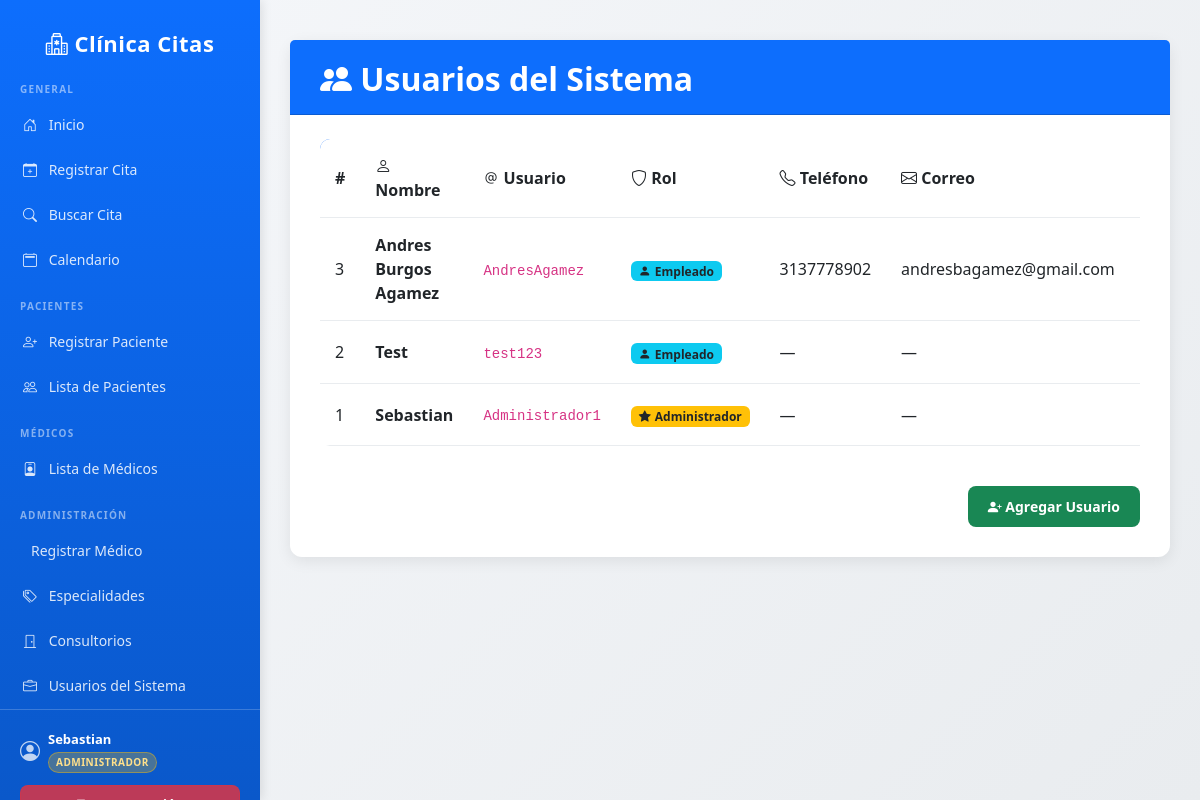
Page /admin/empleados/lista_empleados.php (signed in) on the committed database.
### tables this page shows
CREATE TABLE `empleado` (
  `id_empleado` int NOT NULL AUTO_INCREMENT,
  `nombre` varchar(50) NOT NULL,
  `cargo` varchar(50) DEFAULT NULL,
  `telefono` varchar(20) DEFAULT NULL,
  `correo` varchar(100) DEFAULT NULL,
  `id_usuario` int DEFAULT NULL,
  PRIMARY KEY (`id_empleado`),
  KEY `fk_empleado_usuario` (`id_usuario`),
  CONSTRAINT `fk_empleado_usuario` FOREIGN KEY (`id_usuario`) REFERENCES `usuario` (`id_usuario`) ON DELETE SET NULL ON UPDATE CASCADE
);

CREATE TABLE `usuario` (
  `id_usuario` int NOT NULL AUTO_INCREMENT,
  `nombre` varchar(100) NOT NULL,
  `username` varchar(50) NOT NULL,
  `password` varchar(255) NOT NULL,
  `rol` enum('admin','empleado') NOT NULL DEFAULT 'empleado',
  `estado` tinyint(1) NOT NULL DEFAULT '1',
  PRIMARY KEY (`id_usuario`),
  UNIQUE KEY `uk_username` (`username`)
);

### src/admin/empleados/lista_empleados.php (the view, shortened to what this page needs)
<?php
require_once __DIR__ . "/../../config/db_connect.php";
$result = $conn->query("
    SELECT u.id_usuario, u.nombre, u.username, u.rol, u.estado,
           e.telefono, e.correo
    FROM usuario u
    LEFT JOIN empleado e ON e.nombre COLLATE utf8mb4_0900_ai_ci = u.nombre
    ORDER BY u.id_usuario DESC
");
include __DIR__ . "/../../includes/plantilla.php";
?>
<div class="card mx-auto" style="max-width: 1100px;">
  <div style="padding: 30px;">
    <h2 class="card-header bg-primary text-white pb-3 mb-4"
      style="margin: -30px -30px 20px -30px; padding: 20px 30px;">
      <i class="bi bi-people-fill"></i> Usuarios del Sistema
    </h2>
    <div class="table-responsive">
      <table class="table table-hover">
        <thead>
          <tr>
            <th>#</th>
            <th><i class="bi bi-person"></i> Nombre</th>
            <th><i class="bi bi-at"></i> Usuario</th>
            <th><i class="bi bi-shield"></i> Rol</th>
            <th><i class="bi bi-telephone"></i> Teléfono</th>
            <th><i class="bi bi-envelope"></i> Correo</th>
            <th><i class="bi bi-toggles"></i> Estado</th>
          </tr>
        </thead>
        <tbody>
          <?php while ($row = $result->fetch_assoc()): ?>
            <tr class="<?= $row['estado'] == 0 ? 'table-secondary text-muted' : '' ?>">
              <td><?= $row['id_usuario'] ?></td>
              <td><strong><?= htmlspecialchars($row['nombre']) ?></strong></td>
              <td><code><?= htmlspecialchars($row['username']) ?></code></td>
              <td>
                <?php if ($row['rol'] === 'admin'): ?>
                  <span class="badge bg-warning text-dark"><i class="bi bi-star-fill me-1"></i>Administrador</span>
                <?php else: ?>
                  <span class="badge bg-info text-dark"><i class="bi bi-person-fill me-1"></i>Empleado</span>
                <?php endif; ?>
              </td>
              <td><?= htmlspecialchars($row['telefono'] ?? '—') ?></td>
              <td><?= htmlspecialchars($row['correo']   ?? '—') ?></td>
              <td>
              </td>
            </tr>
          <?php endwhile; ?>
        </tbody>
      </table>
    </div>
    <div class="d-flex justify-content-end mt-4">
      <a href="../empleados/registrar_empleado.php" class="btn btn-success">
        <i class="bi bi-person-plus-fill"></i> Agregar Usuario
      </a>
    </div>
  </div>
</div>
<?php include "../../includes/footer.php"; ?>

### src/includes/plantilla.php (style rules this page uses)
:root { --primary-color: #0d6efd; --secondary-color: #6c757d; --success-color: #198754; --danger-color: #dc3545; --warning-color: #ffc107; --info-color: #0dcaf0; }
body { font-family: 'Segoe UI', Tahoma, Geneva, Verdana, sans-serif; background: linear-gradient(135deg, #f5f7fa 0%, #e9ecef 100%); min-height: 100vh; }
.card { border: none; box-shadow: 0 4px 15px rgba(0,0,0,0.08); border-radius: 12px; margin-bottom: 20px; transition: transform 0.3s ease, box-shadow 0.3s ease; }
.card h2 { margin-top: 0; color: #0d6efd; font-weight: 700; }
.btn { border-radius: 8px; font-weight: 600; padding: 10px 20px; font-size: 14px; transition: all 0.3s ease; }
.btn-success, .btn-danger, .btn-warning, .btn-info { border: none; }
.table { border-collapse: collapse; background: white; border-radius: 10px; overflow: hidden; }
.table thead { background: linear-gradient(135deg, #0d6efd 0%, #0b5ed7 100%); color: white; font-weight: 600; }
.table th, .table td { padding: 15px; border-color: #e9ecef; vertical-align: middle; }

### rows in the picture
empleado: id_usuario.id_usuario "3", id_usuario.nombre "Andres Burgos Agamez", id_usuario.username "AndresAgamez", shows "Empleado", telefono "3137778902", correo "andresbagamez@gmail.com"
usuario: id_usuario "2", nombre "Test", username "test123", rol "empleado" (drawn), telefono "—", correo "—"
empleado: id_usuario.id_usuario "1", id_usuario.nombre "Sebastian", id_usuario.username "Administrador1", telefono "—", correo "—"

### other values in the picture
$_SESSION['nombre'] "Sebastian"
